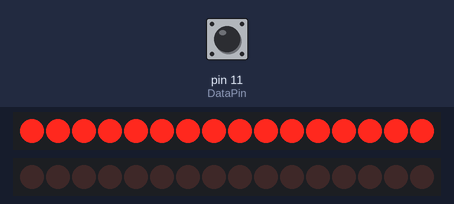
The sketch below on a simulated Arduino Uno, built with avr-gcc and run on an emulated ATmega328P. Shown: 2 × 16 shift-register outputs drawn as a row of LEDs (first output left, lit = HIGH). Wiring (inferred from the names in the program): 2 × 2 × shift register (74HC595): data pin 8, shift clock pin 12, latch pin 9 / data pin 6, shift clock pin 7, latch pin 5. Wiring (inferred from the signals the program sends): 2 × row of LEDs: on Q0, Q1, Q2, Q3, Q4, Q5, Q6, Q7, Q8, Q9, Q10, Q11, Q12, Q13, Q14, Q15 / on Q0, Q1, Q2, Q3, Q4, Q5, Q6, Q7, Q8, Q9, Q10, Q11, Q12, Q13, Q14, Q15. Inputs (shaded band) come from the test bench; at power-on: pin 11 (DataPin) LOW. What the sketch prints to the serial monitor is not drawn.

Above: at 1.2 s.
1.3 s: pin 11 (DataPin) driven HIGH
At 2.4 s:
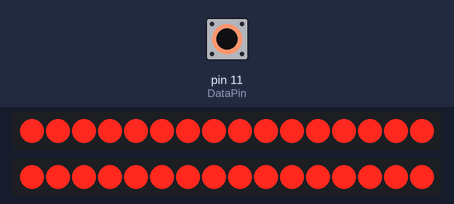
2.8 s: pin 11 (DataPin) driven LOW
At 3.6 s:
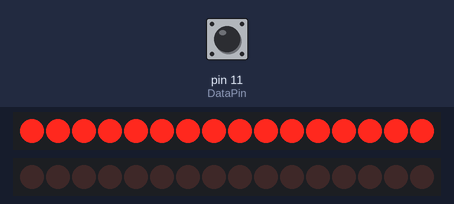
4.3 s: pin 11 (DataPin) pulsed HIGH 2 times (0.12 s each, 0.3 s apart)
At 4.51 s:
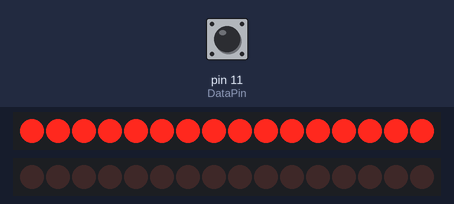
6.4 s: pin 11 (DataPin) pulsed HIGH 5 times (0.12 s each, 0.3 s apart)
At 6.61 s:
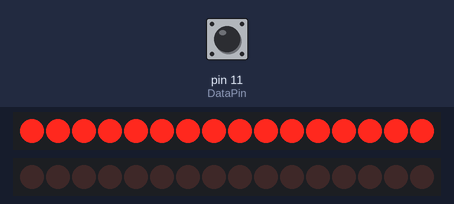
Timing chart, 0 to 9.4 s (numbered marks = the images above; inputs shaded):
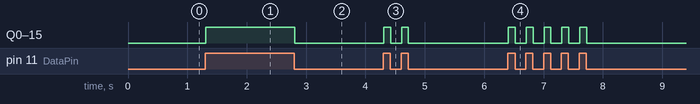

The sketch:

Shift_74HC595.ino
```cpp
#define NUMBER_OF_SHIFT_CHIPS   2
#define DATA_WIDTH   NUMBER_OF_SHIFT_CHIPS * 8 // * 4 : 8 Pins ; * 8 : 16 Pins
#define TotalIC 2
#define TotalICPins TotalIC * 8

int LoadPin    = 8;
int EnablePin  = 9;
int DataPin    = 11;
int ClockPin   = 12;

char data;

int RCLK = 5;
int SER = 6;
int SRCLK = 7;

unsigned long pinValues;
unsigned long oldPinValues;
boolean Data[TotalICPins];

void setup()
{
  Serial.begin(9600);

  pinMode(LoadPin, OUTPUT);
  pinMode(EnablePin, OUTPUT);
  pinMode(ClockPin, OUTPUT);
  pinMode(DataPin, INPUT);

  digitalWrite(ClockPin, LOW);
  digitalWrite(LoadPin, HIGH);
  pinMode(SER, OUTPUT);
  pinMode(RCLK, OUTPUT);
  pinMode(SRCLK, OUTPUT);

  ClearBuffer();

  pinValues = read_shift_regs();
  print_byte();
  oldPinValues = pinValues;
}

void loop()
{
 // if (Serial.available() > 0)
 // {
    //data = Serial.read();
   // if (data == 'A') {
      pinValues = read_shift_regs();
      if (pinValues != oldPinValues)
      {
        print_byte();
        oldPinValues = pinValues;
      }
   // }
  //}
}

unsigned long read_shift_regs()
{
  long bitVal;
  unsigned long bytesVal = 0;

  digitalWrite(EnablePin, HIGH);
  digitalWrite(LoadPin, LOW);
  delayMicroseconds(5);
  digitalWrite(LoadPin, HIGH);
  digitalWrite(EnablePin, LOW);

  for (int i = 0; i < DATA_WIDTH; i++)
  {
    bitVal = digitalRead(DataPin);
    bytesVal |= (bitVal << ((DATA_WIDTH - 1) - i));

    digitalWrite(ClockPin, HIGH);
    delayMicroseconds(5);
    digitalWrite(ClockPin, LOW);
  }
  return (bytesVal);
}

void print_byte() {
  byte i;
  for (byte i = 0; i <= DATA_WIDTH - 1; i++)
  {
    Serial.print(pinValues >> i & 1, BIN);
    Data[i] = pinValues >> i & 1, BIN;
    UpdateData();
    Serial.print('#');
  }
}
```

ClearBuffer.ino
```cpp
void ClearBuffer()
{
    for(int i = TotalICPins - 1; i >=  0; i--)
    {
       Data[i] = LOW;
    }
    UpdateData();
}
```

UpdateData.ino
```cpp
void UpdateData()
{
   digitalWrite(RCLK, LOW);
   for(int i = TotalICPins - 1; i >=  0; i--)
   {
        digitalWrite(SRCLK, LOW);
        digitalWrite(SER, Data[i]);
        digitalWrite(SRCLK, HIGH);

  }
  digitalWrite(RCLK, HIGH);
}
```

Measured:
- after the input at 1.3 s, Q0–15: LOW → HIGH at once
- after the input at 2.8 s, Q0–15: HIGH → LOW at once
- after the input at 4.3 s, Q0–15: alternates HIGH for 0.12 s and LOW for 0.18 s, 4 changes in all, then stays LOW, starting at once
- after the input at 6.4 s, Q0–15: alternates HIGH for 0.12 s and LOW for 0.18 s, 10 changes in all, then stays LOW, starting at once
